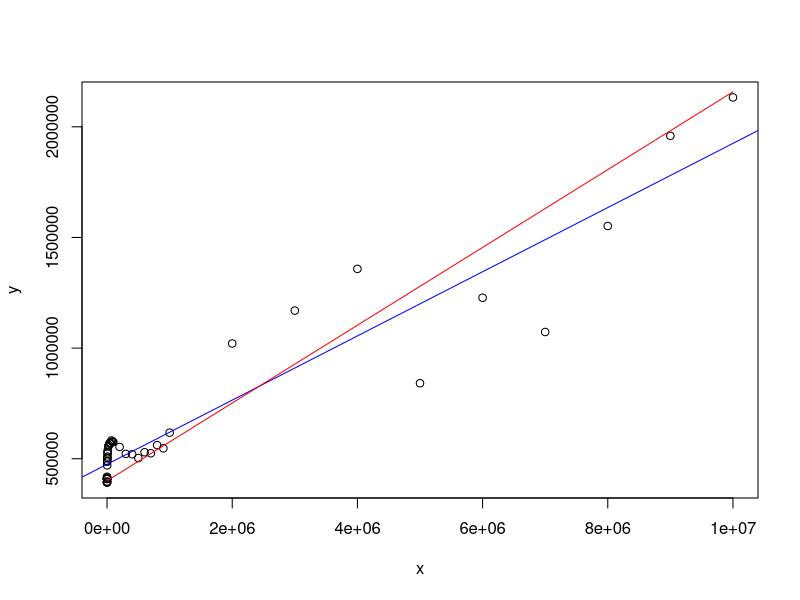

Generate this figure with R:
# Input data
x <- c(1, 2, 5, 10, 20, 50, 100, 200, 300, 400, 500, 600, 700, 800, 900, 1000, 2000, 3000, 4000, 5000, 6000, 7000, 8000, 9000, 10000, 20000, 30000, 40000, 50000, 60000, 70000, 80000, 90000, 100000, 200000, 300000, 400000, 500000, 600000, 700000, 800000, 900000, 1000000, 2000000, 3000000, 4000000, 5000000, 6000000, 7000000, 8000000, 9000000, 10000000)
y <- c(392240, 394160, 415000, 396940, 392810, 396080, 418660, 413370, 409130, 408370, 409100, 409660, 409820, 409580, 409120, 409270, 470160, 490180, 486830, 502990, 503400, 509970, 522660, 529340, 536820, 556270, 561470, 570160, 568800, 572380, 582780, 577060, 577240, 575540, 553270, 521970, 520360, 503140, 529460, 524800, 561770, 547090, 617960, 1020800, 1169600, 1358000, 841350, 1227600, 1072800, 1551700, 1959300, 2132900)

# Linear regression
model <- lm(y ~ x)

# Print coefficients
print(coef(model))

f <- function(x) {
  400000 + (((x + 2048 - 1) / 2048) * 360)
}

x1 <- seq(1, 10000000, by = 1000)
y1 <- f(x1)

png("data-drop.png")
plot(x, y)
abline(model, col = "blue")
lines(x1, y1, type = "s", col = "red")

dev.off()
